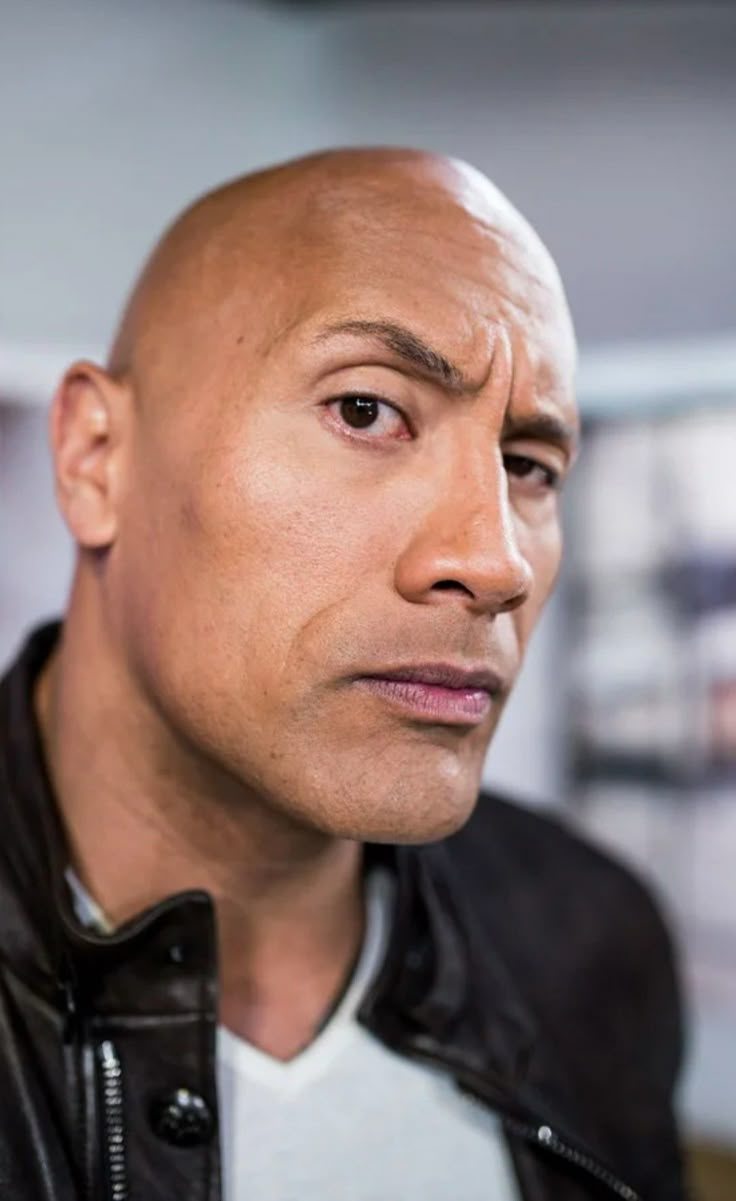
#> input picture лабораторные работы/img/johnson.jfif, 736 x 1201 px
$ python Lab2.py
#> lines starting #> are read from the running program, lines starting #| are printed output that depends on the picture; after the words box and inside, x2 and y2 are one past the last pixel; in counts of white or black regions, pixels touching at a corner belong together
import cv2
import numpy as np
import matplotlib.pyplot as plt

image = cv2.imread("img/johnson.jfif")
#> image is the input picture: shape (1201, 736, 3); mean B, G, R 116.5, 119.9, 138.7
image = cv2.resize(image, None, fx=0.5, fy=0.5)
#> image: shape (600, 368, 3)
gray = cv2.cvtColor(image, cv2.COLOR_BGR2GRAY)
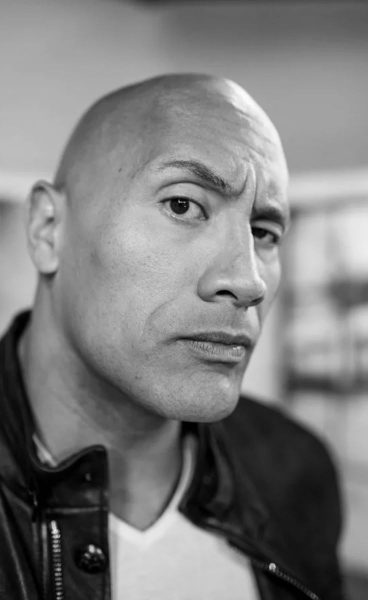
#> gray: shape (600, 368); min 0, max 253, mean 125.3
#gray = cv2.equalizeHist(gray)
blured_gray = cv2.GaussianBlur(gray, (11, 11), 0)
width = image.shape[1]
#> width = 368
height = image.shape[0]
#> height = 600

edges = cv2.Canny(blured_gray, 60, 70) # 100 130
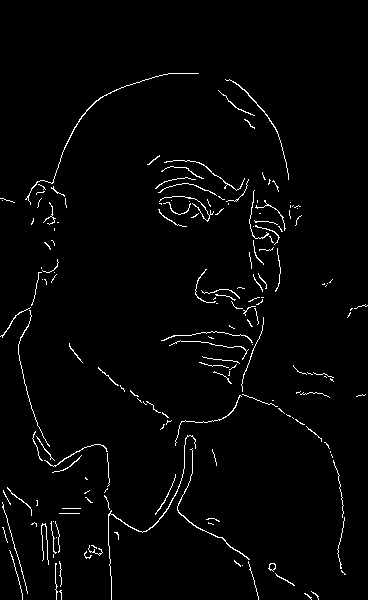
#> edges: shape (600, 368); 2.2% white in thin lines or dots, all inside (x1, y1, x2, y2) = (0, 73, 368, 600)
contours, _ = cv2.findContours(edges, cv2.RETR_EXTERNAL, cv2.CHAIN_APPROX_NONE)
#> contours = 176 contours, 169 with area under 20; largest, box (x1, y1, x2, y2) and area: (108, 435, 196, 600) 52, (25, 73, 199, 205) 50, (177, 448, 250, 560) 48, (225, 79, 289, 180) 38, (268, 563, 276, 572) 38, (164, 160, 245, 191) 24, (44, 444, 108, 467) 23
black_image = np.zeros((height, width, 3), dtype=np.uint8)
cv2.drawContours(black_image, contours, -1, (255, 255, 255), 2)
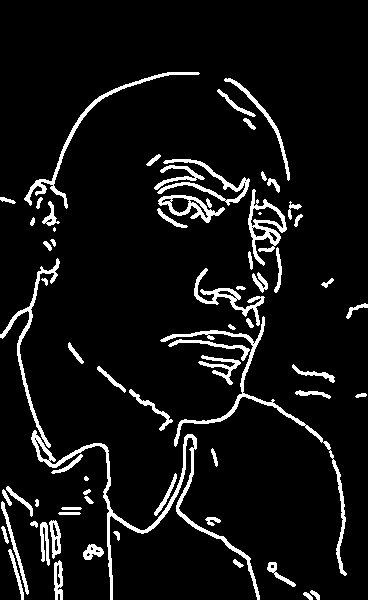
#> black_image: shape (600, 368, 3); 7.4% white; 69 white regions (3 under 20 px), largest, box (x1, y1, x2, y2) and area: (31, 430, 260, 600) 2388, (160, 316, 347, 576) 1847, (24, 72, 200, 209) 1087
drawing = cv2.bitwise_not(black_image)

plt.figure(figsize=(12, 6))
plt.subplot(1, 3, 1)
#plt.title('Оригинальное изображение')
plt.imshow(cv2.cvtColor(image, cv2.COLOR_BGR2RGB))
plt.axis('off')

plt.subplot(1, 3, 2)
#plt.title('Размытие по Гауссу)')
plt.imshow(cv2.cvtColor(black_image, cv2.COLOR_BGR2RGB))
plt.axis('off')

plt.subplot(1, 3, 3)
#plt.title('Выделение границ')
plt.imshow(cv2.cvtColor(drawing, cv2.COLOR_BGR2RGB))
plt.axis('off')

plt.tight_layout()
plt.show()
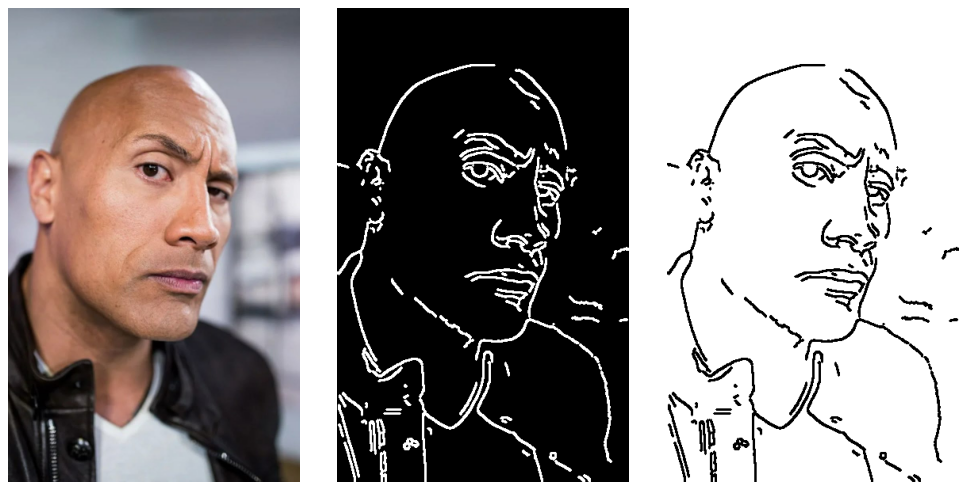
#> figure drawn by matplotlib, 3 panels


# [5 lines of commented-out code are left out]

$ run again, with лабораторные работы/img/elphs.jpg saved as лабораторные работы/img/johnson.jfif
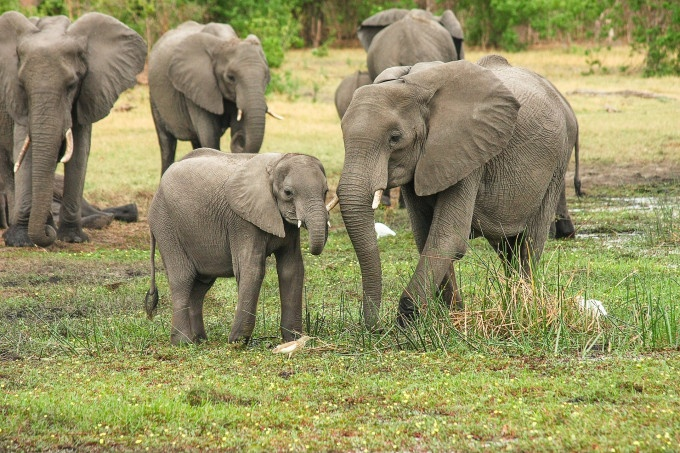
#> input picture лабораторные работы/img/elphs.jpg, 680 x 453 px
#> image is the input picture: shape (453, 680, 3); mean B, G, R 98.6, 145.1, 148.3
#> image: shape (226, 340, 3)
#> `edges = cv2.Canny(blured_gray, 60, 70)`:
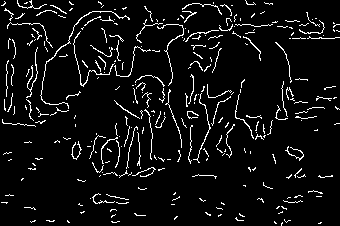
#> edges: shape (226, 340); 6.2% white in thin lines or dots
#> contours = 290 contours, 289 with area under 20; largest, box (x1, y1, x2, y2) and area: (40, 11, 130, 109) 44
#> black_image: shape (226, 340, 3); 20.6% white; 110 white regions (14 under 20 px), largest, box (x1, y1, x2, y2) and area: (35, 8, 161, 118) 2296, (135, 1, 279, 87) 1816, (113, 74, 183, 163) 1168
#> `plt.show()`:
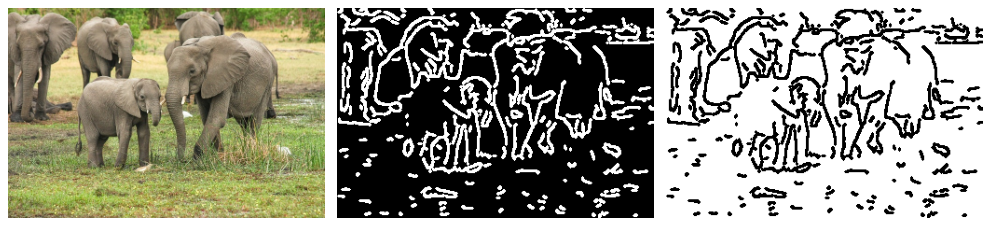
#> figure drawn by matplotlib, 3 panels
